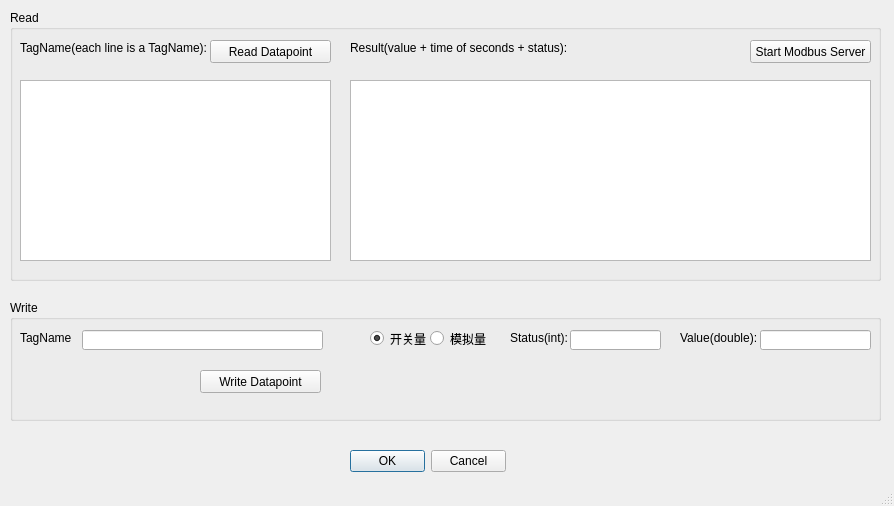
<?xml version="1.0" encoding="UTF-8"?>
<ui version="4.0">
 <class>RTDUTestClass</class>
 <widget class="QMainWindow" name="RTDUTestClass">
  <property name="geometry">
   <rect>
    <x>0</x>
    <y>0</y>
    <width>894</width>
    <height>506</height>
   </rect>
  </property>
  <property name="windowTitle">
   <string>RTDUTest</string>
  </property>
  <widget class="QWidget" name="centralWidget">
   <widget class="QDialogButtonBox" name="btnOKCancel">
    <property name="geometry">
     <rect>
      <x>350</x>
      <y>450</y>
      <width>156</width>
      <height>23</height>
     </rect>
    </property>
    <property name="standardButtons">
     <set>QDialogButtonBox::Cancel|QDialogButtonBox::Ok</set>
    </property>
    <property name="centerButtons">
     <bool>false</bool>
    </property>
   </widget>
   <widget class="QGroupBox" name="groupBox">
    <property name="geometry">
     <rect>
      <x>10</x>
      <y>10</y>
      <width>871</width>
      <height>271</height>
     </rect>
    </property>
    <property name="title">
     <string>Read</string>
    </property>
    <widget class="QPlainTextEdit" name="txtResult">
     <property name="geometry">
      <rect>
       <x>340</x>
       <y>70</y>
       <width>521</width>
       <height>181</height>
      </rect>
     </property>
    </widget>
    <widget class="QLabel" name="lblTagName">
     <property name="geometry">
      <rect>
       <x>10</x>
       <y>30</y>
       <width>211</width>
       <height>16</height>
      </rect>
     </property>
     <property name="text">
      <string>TagName(each line is a TagName):</string>
     </property>
    </widget>
    <widget class="QPushButton" name="btnGetData">
     <property name="geometry">
      <rect>
       <x>200</x>
       <y>30</y>
       <width>121</width>
       <height>23</height>
      </rect>
     </property>
     <property name="text">
      <string>Read Datapoint</string>
     </property>
    </widget>
    <widget class="QPlainTextEdit" name="txtTagName">
     <property name="geometry">
      <rect>
       <x>10</x>
       <y>70</y>
       <width>311</width>
       <height>181</height>
      </rect>
     </property>
    </widget>
    <widget class="QLabel" name="lblResult">
     <property name="geometry">
      <rect>
       <x>340</x>
       <y>30</y>
       <width>251</width>
       <height>16</height>
      </rect>
     </property>
     <property name="text">
      <string>Result(value + time of seconds + status):</string>
     </property>
    </widget>
    <widget class="QPushButton" name="btnStartModbusServer">
     <property name="geometry">
      <rect>
       <x>740</x>
       <y>30</y>
       <width>121</width>
       <height>23</height>
      </rect>
     </property>
     <property name="text">
      <string>Start Modbus Server</string>
     </property>
    </widget>
   </widget>
   <widget class="QGroupBox" name="groupBox_2">
    <property name="geometry">
     <rect>
      <x>10</x>
      <y>300</y>
      <width>871</width>
      <height>121</height>
     </rect>
    </property>
    <property name="title">
     <string>Write</string>
    </property>
    <widget class="QLineEdit" name="leTagName">
     <property name="geometry">
      <rect>
       <x>72</x>
       <y>30</y>
       <width>241</width>
       <height>20</height>
      </rect>
     </property>
    </widget>
    <widget class="QLabel" name="lblTagName_2">
     <property name="geometry">
      <rect>
       <x>10</x>
       <y>30</y>
       <width>51</width>
       <height>16</height>
      </rect>
     </property>
     <property name="text">
      <string>TagName:</string>
     </property>
    </widget>
    <widget class="QRadioButton" name="radType">
     <property name="geometry">
      <rect>
       <x>360</x>
       <y>30</y>
       <width>82</width>
       <height>17</height>
      </rect>
     </property>
     <property name="text">
      <string>开关量</string>
     </property>
     <property name="checked">
      <bool>true</bool>
     </property>
     <property name="autoRepeat">
      <bool>false</bool>
     </property>
    </widget>
    <widget class="QRadioButton" name="radType_2">
     <property name="geometry">
      <rect>
       <x>420</x>
       <y>30</y>
       <width>82</width>
       <height>17</height>
      </rect>
     </property>
     <property name="text">
      <string>模拟量</string>
     </property>
    </widget>
    <widget class="QLineEdit" name="leStatus">
     <property name="geometry">
      <rect>
       <x>560</x>
       <y>30</y>
       <width>91</width>
       <height>20</height>
      </rect>
     </property>
    </widget>
    <widget class="QLabel" name="lblTagName_3">
     <property name="geometry">
      <rect>
       <x>500</x>
       <y>30</y>
       <width>61</width>
       <height>16</height>
      </rect>
     </property>
     <property name="text">
      <string>Status(int):</string>
     </property>
    </widget>
    <widget class="QLineEdit" name="leValue">
     <property name="geometry">
      <rect>
       <x>750</x>
       <y>30</y>
       <width>111</width>
       <height>20</height>
      </rect>
     </property>
    </widget>
    <widget class="QLabel" name="lblTagName_4">
     <property name="geometry">
      <rect>
       <x>670</x>
       <y>30</y>
       <width>81</width>
       <height>16</height>
      </rect>
     </property>
     <property name="text">
      <string>Value(double):</string>
     </property>
    </widget>
    <widget class="QPushButton" name="btnWriteData">
     <property name="geometry">
      <rect>
       <x>190</x>
       <y>70</y>
       <width>121</width>
       <height>23</height>
      </rect>
     </property>
     <property name="text">
      <string>Write Datapoint</string>
     </property>
    </widget>
   </widget>
  </widget>
  <widget class="QStatusBar" name="statusBar"/>
 </widget>
 <layoutdefault spacing="6" margin="11"/>
 <resources>
  <include location="RTDUTest.qrc"/>
 </resources>
 <connections/>
</ui>
